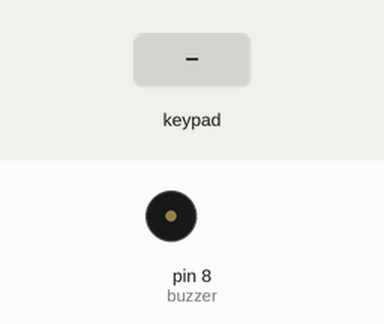
Recording of a sketch running on a simulated Arduino Uno, built with avr-gcc and run on an emulated ATmega328P. Parts: buzzer (waves = sounding). The inputs (shaded band) are chosen by the test bench.

Above: at 1.2 s.
1.3 s: key ']' pressed
At 1.7 s:
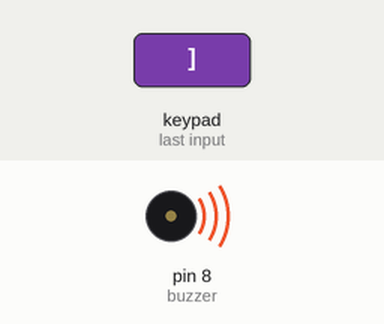
Timing chart, 0 to 4.3 s (numbered marks = the images above; inputs shaded):
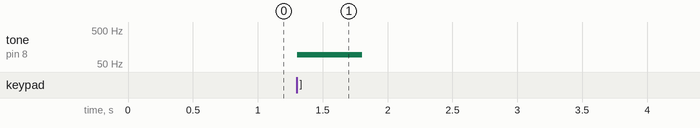

The sketch:

Day.12.ino
```cpp
//included library
//
#include <Keypad.h>

//------------------------------------------------------------------------------


//defined veriable
//
// Define the number of rows and columns
const byte ROWS = 4;
const byte COLS = 4;

//------------------------------------------------------------------------------

//defined arrays
//

// Define the value of each cell
int tones[ROWS][COLS] = {
  {31, 93, 147, 208},
  {247, 311, 370, 440},
  {523, 587, 698, 880},
  {1397, 2637, 3729, 4978}
};

//------------------------------------------------------------------------------


//pin veriable
//

// Set pin for buzzer
int buzzer = 8;

// Set pins for keypad
byte rowPins[ROWS] = {5, 4, 3, 2};
byte colPins[COLS] = {13, 12, 7, 6};

//------------------------------------------------------------------------------


//defined functions
//

// Load cells
  Keypad customKeypadtones = Keypad(makeKeymap(tones), rowPins, colPins, ROWS, COLS);

//------------------------------------------------------------------------------

//inital sketch setup
//

void setup() {
// Start serial monitor
  Serial.begin(9600);

}


//------------------------------------------------------------------------------

//main sketch loop
//

void loop() {

// Call function for keypad lookup cell for button pushed
  int customKeytones = customKeypadtones.getKey();

// Sound buzzer value for key pressed
  if (customKeytones){
    tone(buzzer, customKeytones, 500);
    delay(500);
    noTone(buzzer);
  }

// delay loop
  delay(1);

}
```

Measured:
- after the input at 1.3 s, tone on pin 8 (buzzer): silent → 93 Hz at once, → silent 0.50 s later
